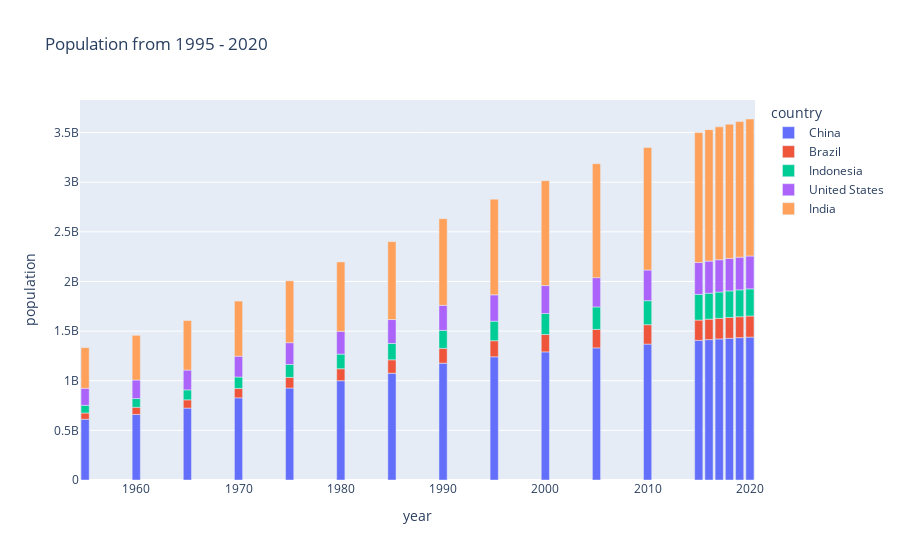

Here is the notebook cell this chart was saved with:
### Markdown cell above
## Barplot

### Code cell
import plotly.express as px
fig = px.bar(df_filtered , 
              x='year',
              y='population',
              color='country' ,
              title='Population from 1995 - 2020')
fig.show()

### Figure 1 — Plotly figure (JSON) as saved in the notebook; plotly's stock layout.template omitted (floating-point values rounded to 4 significant figures)
{"data": [{"alignmentgroup": "True", "hovertemplate": "country=China<br>year=%{x}<br>population=%{y}<extra></extra>", "legendgroup": "China", "marker": {"color": "#636efa", "pattern": {"shape": ""}}, "name": "China", "offsetgroup": "China", "orientation": "v", "showlegend": true, "textposition": "auto", "type": "bar", "x": [2020, 2019, 2018, 2017, 2016, 2015, 2010, 2005, 2000, 1995, 1990, 1985, 1980, 1975, 1970, 1965, 1960, 1955], "xaxis": "x", "y": [1439323776, 1433783686, 1427647786, 1421021791, 1414049351, 1406847870, 1368810615, 1330776380, 1290550765, 1240920535, 1176883674, 1075589361, 1000089235, 926240885, 827601394, 724218968, 660408056, 612241554], "yaxis": "y"}, {"alignmentgroup": "True", "hovertemplate": "country=Brazil<br>year=%{x}<br>population=%{y}<extra></extra>", "legendgroup": "Brazil", "marker": {"color": "#EF553B", "pattern": {"shape": ""}}, "name": "Brazil", "offsetgroup": "Brazil", "orientation": "v", "showlegend": true, "textposition": "auto", "type": "bar", "x": [2020, 2019, 2018, 2017, 2016, 2015, 2010, 2005, 2000, 1995, 1990, 1985, 1980, 1975, 1970, 1965, 1960, 1955], "xaxis": "x", "y": [212559417, 211049527, 209469323, 207833823, 206163053, 204471769, 195713635, 186127103, 174790340, 162019896, 149003223, 135274080, 120694009, 107216205, 95113265, 83373530, 72179226, 62533919], "yaxis": "y"}, {"alignmentgroup": "True", "hovertemplate": "country=Indonesia<br>year=%{x}<br>population=%{y}<extra></extra>", "legendgroup": "Indonesia", "marker": {"color": "#00cc96", "pattern": {"shape": ""}}, "name": "Indonesia", "offsetgroup": "Indonesia", "orientation": "v", "showlegend": true, "textposition": "auto", "type": "bar", "x": [2020, 2019, 2018, 2017, 2016, 2015, 2010, 2005, 2000, 1995, 1990, 1985, 1980, 1975, 1970, 1965, 1960, 1955], "xaxis": "x", "y": [273523615, 270625568, 267670543, 264650963, 261556381, 258383256, 241834215, 226289470, 211513823, 196934260, 181413402, 164982451, 147447836, 130680727, 114793178, 100267062, 87751068, 77273425], "yaxis": "y"}, {"alignmentgroup": "True", "hovertemplate": "country=United States<br>year=%{x}<br>population=%{y}<extra></extra>", "legendgroup": "United States", "marker": {"color": "#ab63fa", "pattern": {"shape": ""}}, "name": "United States", "offsetgroup": "United States", "orientation": "v", "showlegend": true, "textposition": "auto", "type": "bar", "x": [2020, 2019, 2018, 2017, 2016, 2015, 2010, 2005, 2000, 1995, 1990, 1985, 1980, 1975, 1970, 1965, 1960, 1955], "xaxis": "x", "y": [331002651, 329064917, 327096265, 325084756, 323015995, 320878310, 309011475, 294993511, 281710909, 265163745, 252120309, 240499825, 229476354, 219081251, 209513341, 199733676, 186720571, 171685336], "yaxis": "y"}, {"alignmentgroup": "True", "hovertemplate": "country=India<br>year=%{x}<br>population=%{y}<extra></extra>", "legendgroup": "India", "marker": {"color": "#FFA15A", "pattern": {"shape": ""}}, "name": "India", "offsetgroup": "India", "orientation": "v", "showlegend": true, "textposition": "auto", "type": "bar", "x": [2020, 2019, 2018, 2017, 2016, 2015, 2010, 2005, 2000, 1995, 1990, 1985, 1980, 1975, 1970, 1965, 1960, 1955], "xaxis": "x", "y": [1380004385, 1366417754, 1352642280, 1338676785, 1324517249, 1310152403, 1234281170, 1147609927, 1056575549, 963922588, 873277798, 784360008, 698952844, 623102897, 555189792, 499123324, 450547679, 409880595], "yaxis": "y"}], "layout": {"barmode": "relative", "legend": {"title": {"text": "country"}, "tracegroupgap": 0}, "title": {"text": "Population from 1995 - 2020"}, "xaxis": {"anchor": "y", "domain": [0, 1], "title": {"text": "year"}}, "yaxis": {"anchor": "x", "domain": [0, 1], "title": {"text": "population"}}}}
